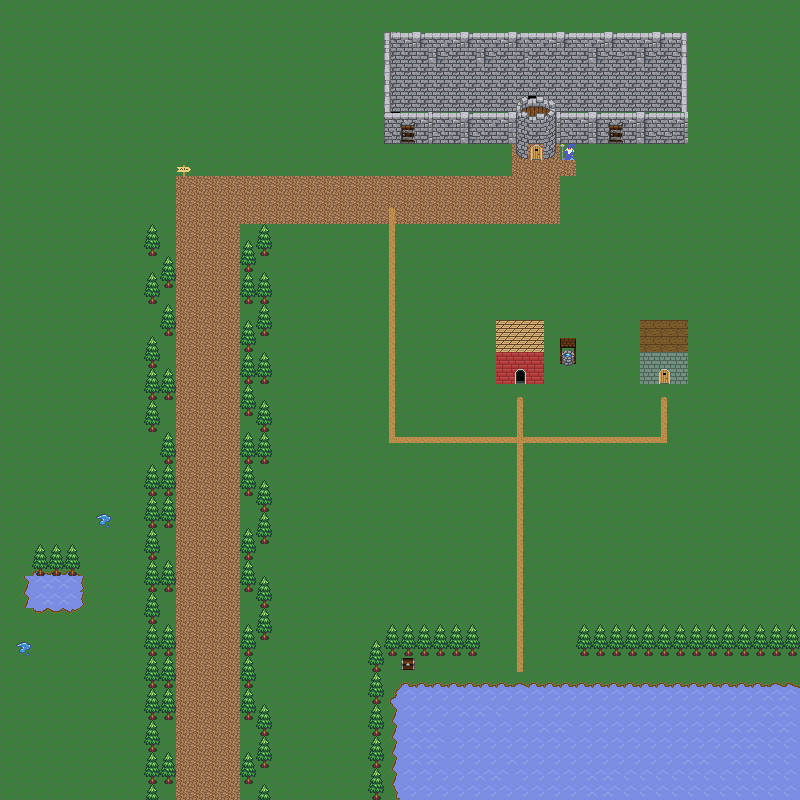

Below is a game level as drawn by its tile map, then a one-line description and the .tmx that defines it (tile-layer data replaced by summaries):
An orthogonal 50x50 tile map with 16x16 px tiles, 3 tile layers (Tile Layer 1, Tile Layer 2, PNJs), 3 tilesets and 7 objects (4x collision, interaction_static, interaction_pnj).

<map version="1.8" tiledversion="1.8.4" orientation="orthogonal" renderorder="right-down" width="50" height="50" tilewidth="16" tileheight="16" infinite="0" nextlayerid="6" nextobjectid="19">
 <tileset firstgid="1" source="tileset1.tsx" />
 <tileset firstgid="51" source="tileset2.tsx" />
 <tileset firstgid="161" source="tileset3.tsx" />
 <layer id="1" name="Tile Layer 1" width="50" height="50">
  <data>[2500 cells, 2493 non-empty, 30 distinct tile ids]</data>
 </layer>
 <layer id="3" name="Tile Layer 2" width="50" height="50">
  <data>[2500 cells, 577 non-empty, 87 distinct tile ids]</data>
 </layer>
 <layer id="5" name="PNJs" width="50" height="50">
  <data>[2500 cells, 2 non-empty, 2 distinct tile ids]</data>
 </layer>
 <objectgroup id="4" name="Object Layer 1">
  <object id="7" name="tree left" type="collision" x="163.333" y="755" width="10.3333" height="26" />
  <object id="8" name="tree right" type="collision" x="242.667" y="752" width="10.3334" height="28.3333" />
  <object id="11" name="house 1" type="collision" x="496" y="321" width="47" height="62" />
  <object id="12" x="-76" y="533" />
  <object id="13" name="house 2" type="collision" x="641" y="320" width="47" height="64" />
  <object id="17" name="pancarte" type="interaction_static" x="176.5" y="164" width="15.5" height="11.5" />
  <object id="18" name="wizard dungeon" type="interaction_pnj" x="560" y="143.5" width="17" height="17" />
 </objectgroup>
</map>
